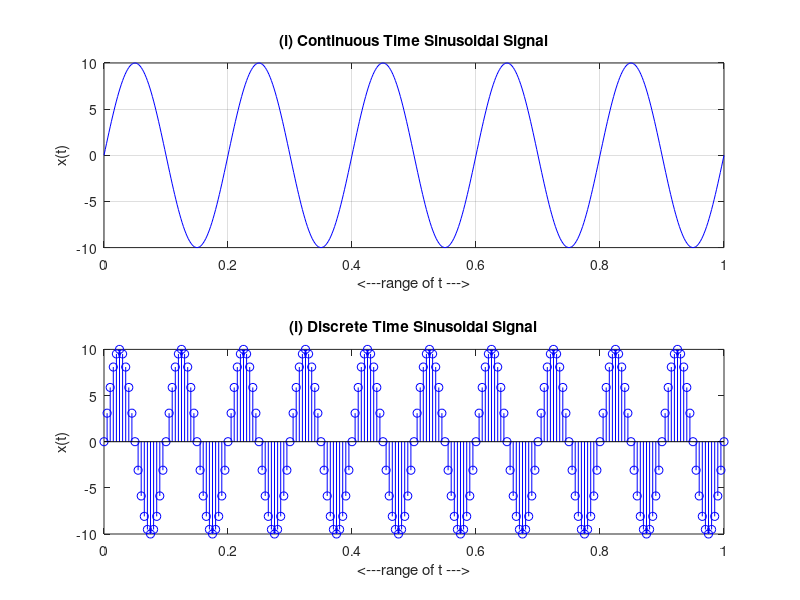

Here is the MATLAB script that generated this plot:
%Continuous Time Sinosoidal Signal
A=10;
f=5;
phase = 0;
sample=500;
t = 0:1/sample:1;
x = A*sin(2*pi*f*t + phase);

grid on;
subplot(211);
plot(t,x,'blue');
title('(i) Continuous Time Sinusoidal Signal', 'color','black');
xlabel('<---range of t --->');
ylabel('x(t)');

%Discrete Time Sinosoidal Signal
A=10;
f=10;
phase = 0;
sample=200;
t = 0:1/sample:1;
x = A*sin(2*pi*f*t + phase);
%phase pi/3;
%T = (2*pi)/w;
%x = A*sin(w*t + phase);
grid on;
subplot(212);
stem(t,x,'blue');
title('(i) Discrete Time Sinusoidal Signal', 'color','black');
xlabel('<---range of t --->');
ylabel('x(t)');
